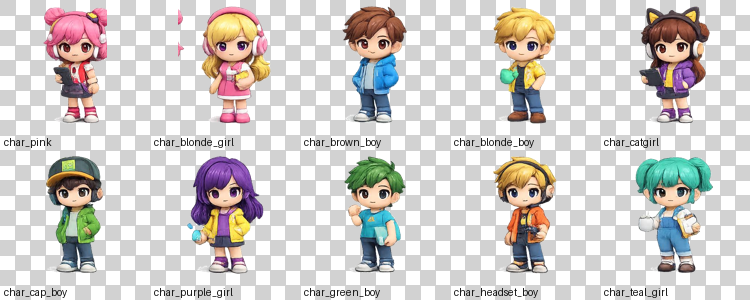

The script that saved this image:
import os
from PIL import Image, ImageDraw

D = r"C:\Users\dpras\source\repos\GitHub\ai-office-os\frontend\public\assets\characters"
files = ["char_pink","char_blonde_girl","char_brown_boy","char_blonde_boy","char_catgirl",
         "char_cap_boy","char_purple_girl","char_green_boy","char_headset_boy","char_teal_girl"]

cell = 150
cols = 5
rows = 2
sheet = Image.new("RGB", (cols*cell, rows*cell), (255,255,255))
# checkerboard
d = ImageDraw.Draw(sheet)
sq = 15
for y in range(0, sheet.height, sq):
    for x in range(0, sheet.width, sq):
        if (x//sq + y//sq) % 2 == 0:
            d.rectangle([x,y,x+sq,y+sq], fill=(210,210,210))

for i, f in enumerate(files):
    p = os.path.join(D, f+".png")
    if not os.path.exists(p): continue
    img = Image.open(p).convert("RGBA")
    img.thumbnail((cell-20, cell-30))
    c, r = i % cols, i // cols
    x = c*cell + (cell-img.width)//2
    y = r*cell + 5
    sheet.paste(img, (x,y), img)
    d.text((c*cell+4, r*cell+cell-14), f, fill=(20,20,20))

out = r"C:\Users\dpras\source\repos\GitHub\ai-office-os\tools\char_sheet.png"
sheet.save(out); print("saved", out, sheet.size)
